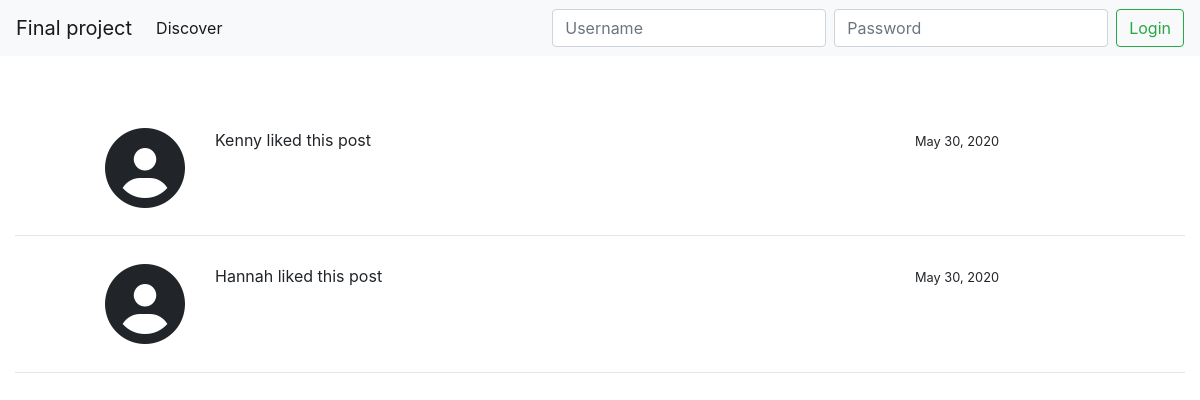
/dashboard/people_who_liked/5, run on the app's committed database.
### discover/models.py (models this page shows, shortened)
class Like(models.Model):
	userid = models.ForeignKey(User, on_delete=models.CASCADE)
	postid = models.ForeignKey(Post, on_delete=models.CASCADE)
	date = models.DateField(auto_now = True)

### dashboard/views.py (the view)
# urls.py: path('people_who_liked/<int:id>', views.people_who_liked, name='people_who_liked'),
def people_who_liked(request, id):
	context = {
		'likes': Like.objects.all(),
		'post': Post.objects.get(pk = id)
	}
	return render(request, 'dashboard/people_who_liked.html', context)

### dashboard/templates/dashboard/people_who_liked.html
{% extends 'dashboard/layout.html' %}
{% load static %}
{% block content %}
	{% for like in likes %}
		{% if like.postid == post %}
			<div class="row post-container">
				<div class="col-lg-2">
					<i class="fas fa-user-circle fa-5x float-right cursor"></i>
				</div>
				<div class="col-lg-7">
					<p>{{like.userid}} liked this post</p>
				</div>
				<div class="col-lg-3">
					<small>{{like.date}}</small>
				</div>
			</div>
			<hr>
		{% endif %}
	{% endfor %}
{% endblock %}

### static/css/main.css (style rules this page uses)
html, body { margin: 0 !important; padding: 0 !important; }
body { overflow-x: hidden; }
.cursor { cursor: pointer; }
.post-container { padding: 1% 0; }

### data on the page
Like: userid "Kenny", date "May 30, 2020"
Like: userid "Hannah", date "May 30, 2020"
